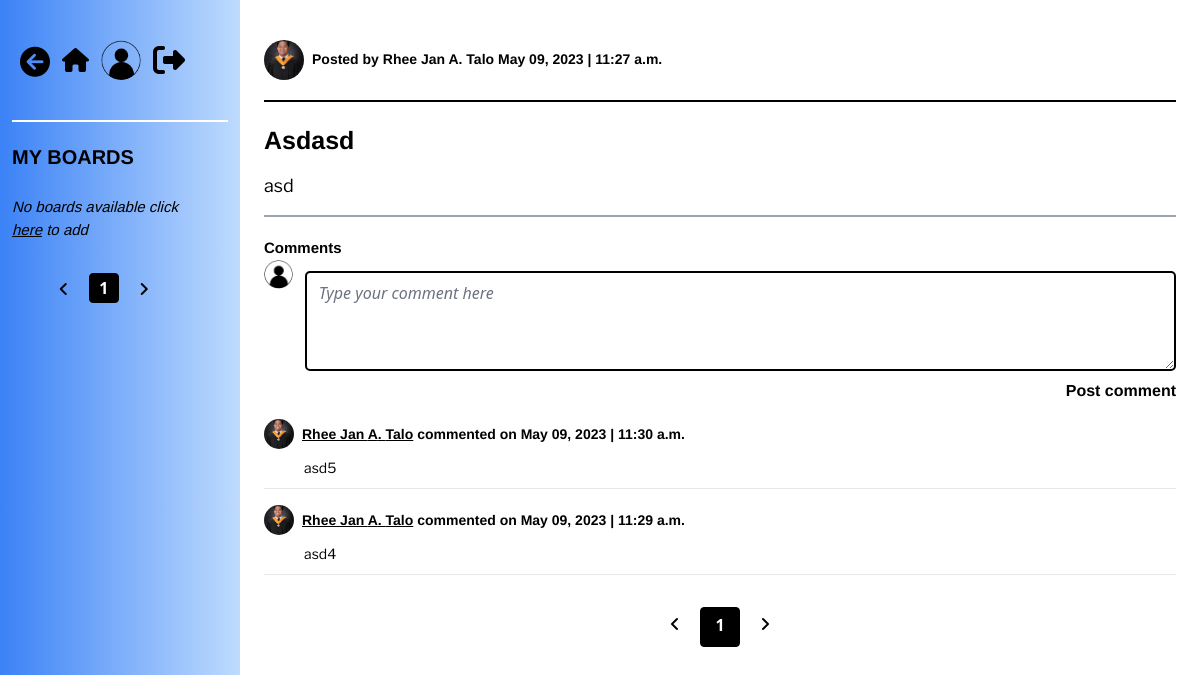
/discussions/boards/details/1, run on the app's committed database.
### discussions/models.py (models this page shows, shortened)
class DiscussionGroups(models.Model):
    user_id = models.ForeignKey(User, on_delete=models.CASCADE)
    disc_title = models.CharField(max_length=255)
    disc_description = models.CharField(max_length=2255)
    date_added = models.DateTimeField(default=now)

class DiscussionReplies(models.Model):
    user_id  = models.ForeignKey(User, on_delete=models.CASCADE)
    discussion_id  = models.ForeignKey(DiscussionGroups, on_delete=models.CASCADE)
    comment = models.CharField(max_length=2255)
    date_added = models.DateTimeField(default=now)

### accounts/models.py (models this page shows)
class User(AbstractUser):
    class Strands(models.TextChoices):
            STEM = "STEM", _("Science, Technology, Engineering, And Mathematics")
            ABM = "ABM", _("Accountancy, Business, and Management")
            HUMSS = "HUMSS",_("Humanities and Social Sciences")
            TVL = "TVL", _("Technical-Vocational Livelihood")
            ADT = "ADT",_("Arts and Design")
            ICT = "ICT", _("Information and Communications Technology")
    email = models.EmailField(unique=True)
    fname = models.CharField(max_length=255, null=True, blank=True )
    mname = models.CharField(max_length=255, null=True, blank=True )
    lname = models.CharField(max_length=255, null=True, blank=True )
    pfp = models.ImageField(upload_to = 'images', null=True, blank=True)
    strand = models.CharField(max_length=100, choices=Strands.choices, null=True, blank=True)
    objects = UserManager()

### discussions/views.py (the view)
def DiscussionDetails(request, discussion_id):
    myboards = DiscussionGroups.objects.filter(user_id = request.user.id).order_by("-id")
    board_data = DiscussionGroups.objects.get(id=discussion_id)
    board_comments = DiscussionReplies.objects.filter(discussion_id = discussion_id).order_by('-id')
    paginator_comments = Paginator(board_comments, 5)
    page_number = request.GET.get("page")
    page_obj_comments = paginator_comments.get_page(page_number)
    paginator_boards = Paginator(myboards, 5)
    page_number = request.GET.get("page")
    page_obj_boards = paginator_boards.get_page(page_number)
    context = {
        'myboards':myboards,
        'board_data':board_data,
        'board_comments':board_comments,
        'page_obj_comments':page_obj_comments,
        'page_obj_boards':page_obj_boards
    }
    return render(request, 'discussions/disc_details.html', context)

### templates/discussions/disc_details.html (shortened to what this page needs)
{% extends "base.html" %}
{% block content %}
{% load static %}
<body class="">
<div class="flex flex-row h-full">
    <div class="w-[20%] from-blue-500 to-blue-200 bg-gradient-to-r h-auto">
        {% include 'partials/left_navbar_board.html' %}
    </div>
    <div class=" w-[80%] min-h-screen">
        <div class="w-[95%]  m-auto">
            <div class="h-[60px] mt-10 flex flex-row">
                {% if board_data.user_id.pfp %}
                <img src="{% static board_data.user_id.pfp.url %}" class="profile-picture">
                {% else %}
                <img src="{% static 'images/default.png' %}" class="profile-picture">
                {% endif %}
                <span class="ArimoBold mt-[9px] ml-2 text-[14px]">
                    Posted by {{board_data.user_id.fname|default_if_none:""|title}} {{board_data.user_id.mname|default_if_none:""|slice:":1"|upper}}. {{board_data.user_id.lname|default_if_none:""|title}}
                    {{board_data.date_added|date:"M d, Y"}} | {{board_data.date_added|time:"h:i a"}}
            </div>
            <hr class="border-[1px] border-black">
            <div>
                <p class="ArimoBold text-[25px] mt-5">{{board_data.disc_title|title}}</p>
                <p class="LibreFranklinRegular text-[18px] mt-3">{{board_data.disc_description}}</p>
            </div>
            <hr class="border-[1px] border-gray-400 mt-4">
            <p class="ArimoBold text-[15px] mt-5">Comments</p>
            <form class="flex flex-col" method="POST" action="{% url 'send-comment' board_data.id %}"> {% csrf_token %}
                <div class="flex">
                    {% if user.pfp %}
                    <img src="{% static user.pfp.url %}" class="profile-picture-comments mt-2">
                    {% else %}
                    <img src="{% static 'images/default.png' %}" class="profile-picture-comments">
                    {% endif %}
                    <textarea id="input-message" class="textarea-style ml-3 mt-3 border-2 border-black w-full h-[100px]" name="comment" placeholder="Type your comment here" required></textarea>
                </div>
                <button type="submit" class="ml-auto mt-2"><p class="ArimoBold">Post comment</p></button>
            </form>
            <div class="pb-10">
                {% for comment in page_obj_comments %}
                <div class="mt-4 ">
                    <div class="flex flex-row">
                        {% if comment.user_id.pfp %}
                        <img src="{% static comment.user_id.pfp.url %}" class="profile-picture-comments">
                        {% else %}
                        <img src="{% static 'images/default.png' %}" class="profile-picture-comments">
                        {% endif %}
                        <span class="ArimoBold mt-[5px] ml-2 text-[14px]">
                            <u>{{comment.user_id.fname|default_if_none:""|title}} {{comment.user_id.mname|default_if_none:""|slice:":1"|upper}}. {{comment.user_id.lname|default_if_none:""|title}}</u>
                            commented on
                            {{comment.date_added|date:"M d, Y"}} | {{comment.date_added|time:"h:i a"}}
                    </div>
                    <p class="LibreFranklinRegular text-[14px] mt-2 ml-10">{{ comment.comment }}</p>
                    <hr class="mt-[10px]">
                </div>
                {% endfor %}
                <div class="m-auto  w-[70%] mt-8">
                    <div class="flex flex-row justify-center text-primary">
                        {% if page_obj_comments.has_previous %}
                            <a href="?page={{ page_obj.previous_page_number }}" class="mr-3 mt-[5px]"><i class="fa-solid fa-angle-left"></i></a>
                        {% else %}
                            <span class="mr-3 mt-[5px] pointer-events-none"><i class="fa-solid fa-angle-left text-active" ></i></span>
                        {% endif %}
                        {% for pages in page_obj_comments.paginator.page_range %}
                            {% if page_obj_comments.number == pages %}
                                <a href="?page={{pages}}" class="mx-2 w-[40px] h-[40px] text-center border-[1px] text-[white]  border-black bg-black rounded   font-bold">
                                    <div class="mt-[5px]">
                                        <span>{{ pages }}</span>
                                    </div>
                                </a>
                            {% else %}
                                <a href="?page={{pages}}" class="mx-2  w-[40px] h-[40px] text-center border-[1px] border-black rounded hover:bg-black hover:text-[white] font-bold">
                                    <div class="mt-[5px]">
                                        <span>{{ pages }}</span>
                                    </div>
                                </a>
                            {% endif %}
                        {% endfor %}
                        {% if page_obj_comments.has_next %}
                            <a href="?page={{ page_obj_comments.next_page_number }}" class="ml-3 mt-[5px]"><i class="fa-solid fa-angle-right"></i></a>
                        {% else %}
                            <a href="" class="ml-3 mt-[5px] pointer-events-none"><i class="fa-solid fa-angle-right text-active"></i></a>
                        {% endif %}
                    </div>
                </div>
            </div>
        </div>
    </div>
</div>
</body>
{% endblock  %}

### data on the page
DiscussionGroups: user_id.pfp (picture), user_id.fname "Rhee Jan", user_id.mname "A", user_id.lname "Talo", date_added "May 09, 2023", date_added "11:27 a.m.", disc_title "Asdasd", disc_description "asd"
DiscussionReplies: user_id.pfp (picture), user_id.fname "Rhee Jan", user_id.mname "A", user_id.lname "Talo", date_added "May 09, 2023", date_added "11:30 a.m.", comment "asd5"
DiscussionReplies: user_id.pfp (picture), user_id.fname "Rhee Jan", user_id.mname "A", user_id.lname "Talo", date_added "May 09, 2023", date_added "11:29 a.m.", comment "asd4"

### other printed values
{{ pages }} "1"
